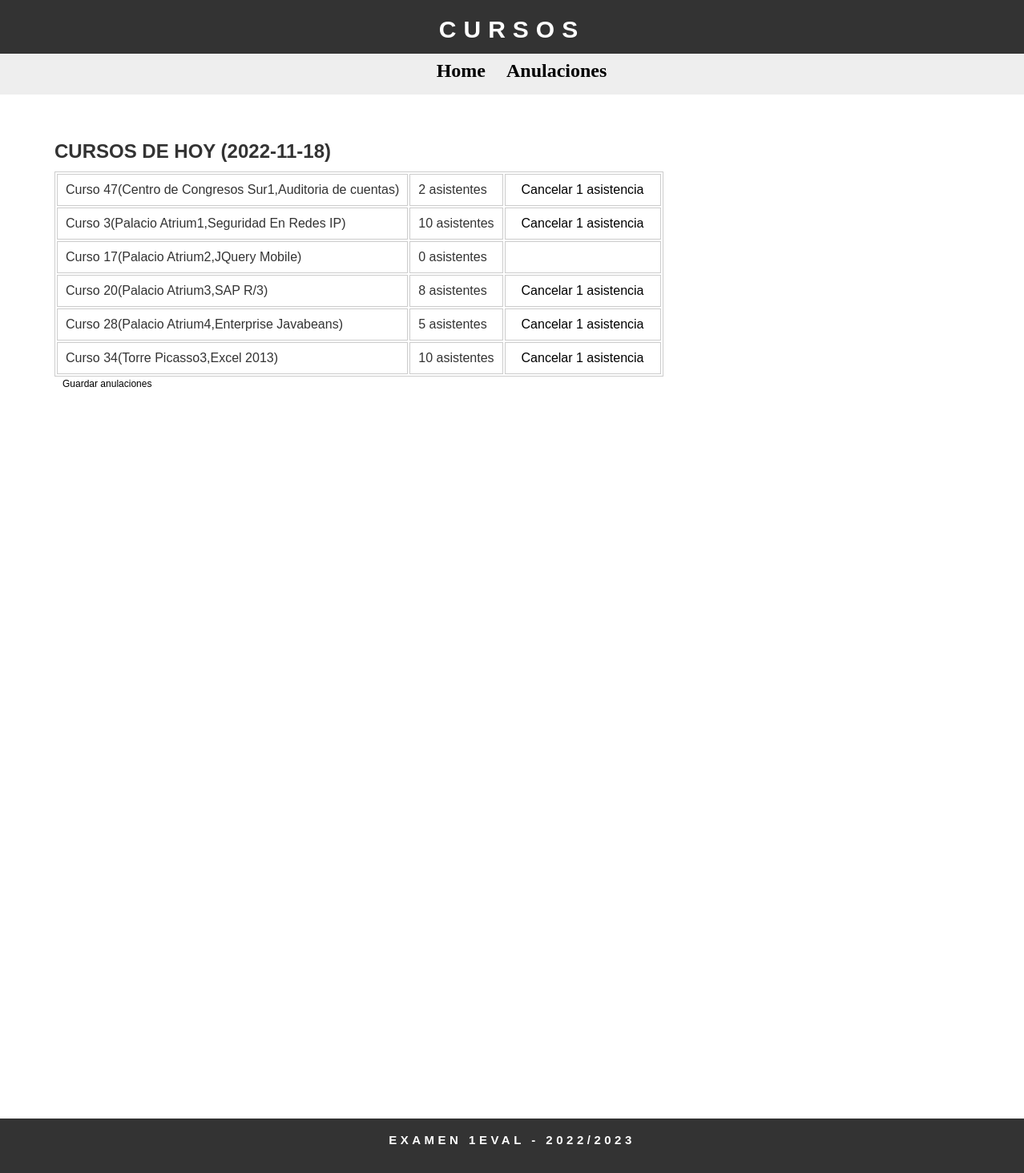
Screenshot of /anulaciones.php?anulado=20 with the database file from the repository.
### tables this page shows
CREATE TABLE IF NOT EXISTS `cursos` (
  `ID_CURSO` int NOT NULL AUTO_INCREMENT,
  `ID_AULA` int NOT NULL,
  `DIA` date NOT NULL,
  `HORA` time NOT NULL,
  `ID_TEMA` varchar(11) NOT NULL,
  `ASISTENTES` int DEFAULT NULL,
  `PRECIO` float NOT NULL,
  PRIMARY KEY (`ID_CURSO`),
  KEY `FK_CURSO_TEMA` (`ID_TEMA`),
  KEY `FK_CURSO_AULA` (`ID_AULA`)
);

CREATE TABLE IF NOT EXISTS `edificios` (
  `ID_EDIFICIO` varchar(11) NOT NULL,
  `NOMBRE` varchar(50) NOT NULL,
  PRIMARY KEY (`ID_EDIFICIO`),
  UNIQUE KEY `AK_EDIFICIO` (`NOMBRE`)
);

CREATE TABLE IF NOT EXISTS `aulas` (
  `ID_AULA` int NOT NULL AUTO_INCREMENT,
  `ID_EDIFICIO` varchar(11) NOT NULL,
  `NUMERO` int NOT NULL,
  `CAPACIDAD` int NOT NULL,
  PRIMARY KEY (`ID_AULA`),
  KEY `FK_AULA_EDIFICIO` (`ID_EDIFICIO`)
);

CREATE TABLE IF NOT EXISTS `temas` (
  `ID_TEMA` varchar(11) NOT NULL,
  `TEMA` varchar(50) NOT NULL,
  `CATEGORIA` varchar(15) NOT NULL,
  PRIMARY KEY (`ID_TEMA`),
  UNIQUE KEY `AK_TEMA` (`TEMA`)
);

### config.php (called while the page is built, shortened)
<?php
    function obtenerCursosFecha($fecha)
    {
        $conn = mysqli_connect(DB_HOST, DB_USER, DB_PASS, DB_DATABASE);
        $sql ="select id_curso, asistentes, tema, aulas.numero as aula, edificios.nombre as edificio ";
        $sql = $sql."from cursos, temas ,aulas, edificios ";
        $sql = $sql."where cursos.ID_TEMA=temas.ID_TEMA  and  cursos.ID_AULA=aulas.ID_AULA  and  aulas.ID_EDIFICIO=edificios.ID_EDIFICIO ";
        $sql = $sql."and cursos.dia='$fecha'";
        $res = mysqli_query($conn, $sql);
        return $res;
    }
?>

### anulaciones.php (the view, shortened to what this page needs)
<?php
    require_once('cabecera.php');
    $hoy = date('Y-m-d');
    if(!isset($_SESSION['cursos']))
    {
        $cursosHoy = obtenerCursosFecha($hoy);
    }
?>
    <main id="main">
        <h1>CURSOS DE HOY (<?php echo $hoy;?>)</h1>
        <table>
            <?php
                foreach($_SESSION['cursos'] as $curso)
                {
                    $txtHTML = "<tr>";
                    $txtHTML = $txtHTML.'<td>Curso '.$curso['id_curso'].'('.$curso['edificio'].$curso['aula'].','.$curso['tema'].')</td>';
                    $txtHTML = $txtHTML.'<td>'.$curso['asistentes'].' asistentes</td>';
                    if($curso['asistentes'] > 0)
                        $txtHTML = $txtHTML.'<td><a href="anulaciones.php?anulado='.$curso['id_curso'].'">Cancelar 1 asistencia</a></td>';
                    else
                        $txtHTML = $txtHTML.'<td></td>';
                    $txtHTML = $txtHTML."</tr>";
                    echo $txtHTML;
                }
            ?>
        </table>
        <a href="anulaciones.php?guardar=true">Guardar anulaciones</a>
    </main>
<?php
    require_once('footer.php');
?>

### css/styles.css (style rules this page uses)
body { font-family: "trebuchet ms", verdana, sans-serif; font-size: 12px; line-height: 1.5em; color: #333; background: #ffffff; margin-top: 15em; padding: 0; text-align: center; width: 100%; }
a:link { margin: 10px; text-decoration: none; color: #000; }
#main { top: 85px; left: 0px; background: #ffffff; text-align: left; width: 100%; height: 200%; margin: 5em; }
table { border: thin solid #cccccc; background: #ffffff; }
td { border: thin solid #cccccc; padding: 10px; }

### rows the page displays
cursos: ID_CURSO "47", edificios.NOMBRE "Centro de Congresos Sur", ID_AULA.NUMERO "1", ID_TEMA.TEMA "Auditoria de cuentas", ASISTENTES "2"
cursos: ID_CURSO "3", edificios.NOMBRE "Palacio Atrium", ID_AULA.NUMERO "1", ID_TEMA.TEMA "Seguridad En Redes IP", ASISTENTES "10"
cursos: ID_CURSO "17", edificios.NOMBRE "Palacio Atrium", ID_AULA.NUMERO "2", ID_TEMA.TEMA "JQuery Mobile", ASISTENTES "0"
cursos: ID_CURSO "20", edificios.NOMBRE "Palacio Atrium", ID_AULA.NUMERO "3", ID_TEMA.TEMA "SAP R/3", asistentes "8"
cursos: ID_CURSO "28", edificios.NOMBRE "Palacio Atrium", ID_AULA.NUMERO "4", ID_TEMA.TEMA "Enterprise Javabeans", ASISTENTES "5"
cursos: ID_CURSO "34", edificios.NOMBRE "Torre Picasso", ID_AULA.NUMERO "3", ID_TEMA.TEMA "Excel 2013", ASISTENTES "10"
